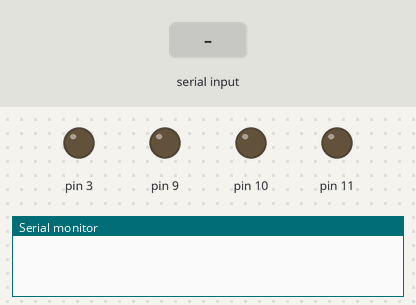
Bench run of a sketch on a simulated Arduino Uno, built with avr-gcc and run on an emulated ATmega328P. On the bench: output pins drawn as LEDs (lit = HIGH), the last lines printed to the serial monitor. The test bench sets the inputs (shaded band).

Above: at 1.2 s.
1.3 s: "F" received over the second serial link
At 2.2 s:
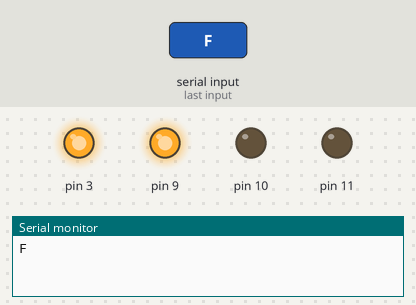
2.8 s: "B" received over the second serial link
At 3.3 s:
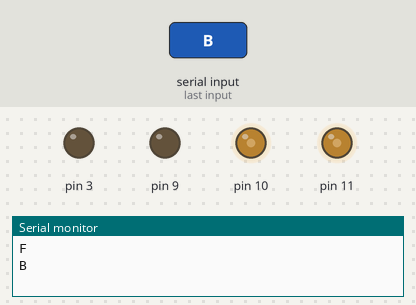
4.3 s: "R" received over the second serial link
At 5.5 s:
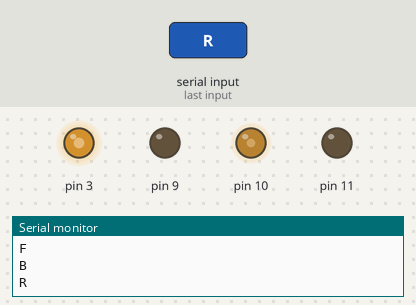
5.8 s: "L" received over the second serial link
At 6.8 s:
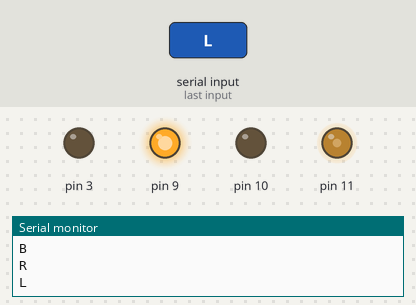
7.3 s: "F" received over the second serial link
At 7.9 s:
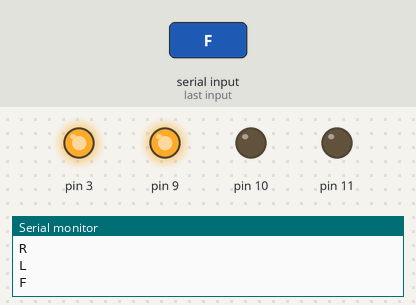
Timing chart, 0 to 9.8 s (numbered marks = the images above; inputs shaded):
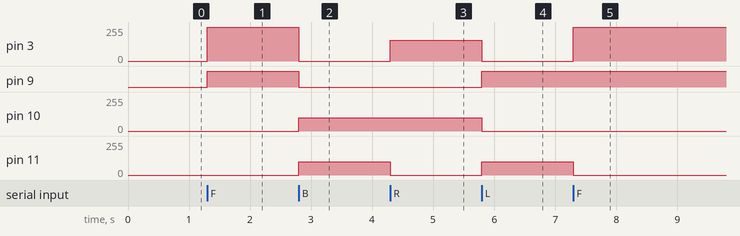

The sketch:

RC_ARABA.ino
```cpp
#include <SoftwareSerial.h>
const int LPWM = 10;
const int RPWM = 9;
const int L1PWM = 3;
const int R1PWM = 11;
SoftwareSerial bt(6,7);
char data;
void setup() {
  pinMode(10,OUTPUT);
  pinMode(9,OUTPUT);
  pinMode(3,OUTPUT);
  pinMode(11,OUTPUT);
  Serial.begin(9600);
  bt.begin(9600);
}

void loop() {
 if(bt.available())
{
 char data= bt.read();
 Serial.println(data);
 if(data=='F')
 {
  analogWrite(9,255);
  analogWrite(10,0);
  analogWrite(3,255);
  analogWrite(11,0);
  }
  else if (data=='S')
  {
    analogWrite(9,0);
    analogWrite(10,0);
    analogWrite(3,0);
    analogWrite(11,0);

    }
  else if (data=='B')
  {

  analogWrite(9,0);
  analogWrite(10,100);
  analogWrite(3,0);
  analogWrite(11,100);


    }

  else if (data=='R')
  {

  analogWrite(9,0);
  analogWrite(10,100);
  analogWrite(3,-100);
  analogWrite(11,0);


    }
  else if (data=='L')
  {

  analogWrite(9,-100);
  analogWrite(10,0);
  analogWrite(3,0);
  analogWrite(11,100);


    }

  }
}
```

Measured:
- after the input at 1.3 s, pin 3: 0/255 → 255/255 at once; pin 9: LOW → HIGH at once
- after the input at 2.8 s, pin 3: 255/255 → 0/255 at once; pin 9: HIGH → LOW at once; pin 10, pin 11: 0/255 → 100/255 at once
- after the input at 4.3 s, pin 3: 0/255 → 156/255 at once; pin 11: 100/255 → 0/255 at once
- after the input at 5.8 s, pin 3: 156/255 → 0/255 at once; pin 9: LOW → HIGH at once; pin 10: 100/255 → 0/255 at once; pin 11: 0/255 → 100/255 at once
- after the input at 7.3 s, pin 3: 0/255 → 255/255 at once; pin 11: 100/255 → 0/255 at once
